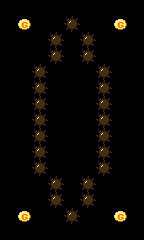

Rendered tile map (Tiled .tmx) drawn with the repository's tilesets; below, a short description and the full map source, tile grids included:
An orthogonal 9x15 tile map with 16x16 px tiles, 1 tile layer (map).

<map version="1.0" orientation="orthogonal" renderorder="right-down" width="9" height="15" tilewidth="16" tileheight="16" nextobjectid="1">
 <tileset firstgid="1" name="tileset" tilewidth="16" tileheight="16" tilecount="64" columns="8">
  <image source="tileset.png" width="128" height="128" />
 </tileset>
 <layer name="map" width="9" height="15">
  <data encoding="csv">
0,0,0,0,0,0,0,0,0,
0,25,0,0,1,0,0,25,0,
0,0,0,1,0,1,0,0,0,
0,0,0,1,0,1,0,0,0,
0,0,1,0,0,0,1,0,0,
0,0,1,0,0,0,1,0,0,
0,0,1,0,0,0,1,0,0,
0,0,1,0,0,0,1,0,0,
0,0,1,0,0,0,1,0,0,
0,0,1,0,0,0,1,0,0,
0,0,1,0,0,0,1,0,0,
0,0,0,1,0,1,0,0,0,
0,0,0,1,0,1,0,0,0,
0,25,0,0,1,0,0,25,0,
0,0,0,0,0,0,0,0,0
</data>
 </layer>
</map>
